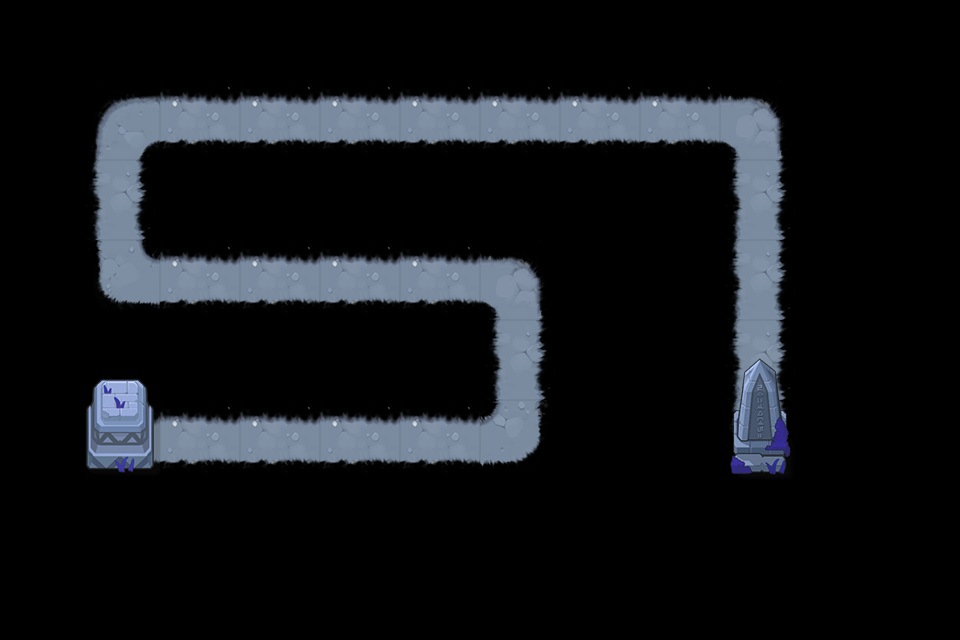

This game map was drawn from its Tiled (.tmx) file and the tilesets committed beside it. A one-line description and the trimmed map source follow:
An orthogonal 12x8 tile map with 80x80 px tiles, 2 tile layers (road, object) and 13 objects (P0, P1, P2, P3, P4, ...).

<map version="1.0" tiledversion="1.0.3" orientation="orthogonal" renderorder="right-down" width="12" height="8" tilewidth="80" tileheight="80" nextobjectid="17">
 <tileset firstgid="1" name="xuedi" tilewidth="80" tileheight="80" tilecount="15" columns="5">
  <image source="xuedi.png" width="400" height="240" />
 </tileset>
 <layer name="road" width="12" height="8">
  <data>[96 cells, 27 non-empty, 8 distinct tile ids]</data>
 </layer>
 <layer name="object" width="12" height="8">
  <data>[96 cells, 4 non-empty, 4 distinct tile ids]</data>
 </layer>
 <objectgroup name="path" visible="0">
  <object id="1" name="P0" x="160" y="440" />
  <object id="2" name="P1" x="520" y="440" />
  <object id="3" name="P2" x="520" y="280" />
  <object id="4" name="P3" x="120" y="280" />
  <object id="5" name="P4" x="120" y="120" />
  <object id="6" name="P5" x="760" y="120" />
  <object id="7" name="P6" x="760" y="360" />
  <object id="8" name="O0" x="0" y="80" width="80" height="400" />
  <object id="9" name="O1" x="160" y="160" width="400" height="80" />
  <object id="13" name="O2" x="160" y="320" width="320" height="80" />
  <object id="14" name="O3" x="560" y="160" width="160" height="320" />
  <object id="15" name="O4" x="800" y="80" width="160" height="400" />
  <object id="16" name="O5" x="80" y="480" width="800" height="80" />
 </objectgroup>
</map>
